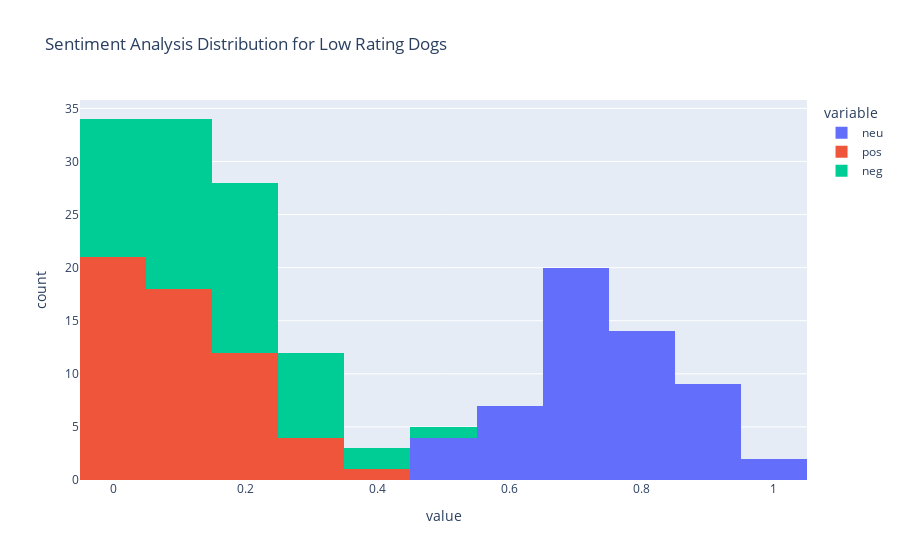

Notebook cell for this chart:
### Code cell
fig = px.histogram(df1, x=['neu','pos','neg'],title="Sentiment Analysis Distribution for Low Rating Dogs")
fig.show()

### Figure 1 — Plotly figure (JSON) as saved in the notebook; plotly's stock layout.template omitted (floating-point values rounded to 4 significant figures)
{"data": [{"alignmentgroup": "True", "bingroup": "x", "hovertemplate": "variable=neu<br>value=%{x}<br>count=%{y}<extra></extra>", "legendgroup": "neu", "marker": {"color": "#636efa", "pattern": {"shape": ""}}, "name": "neu", "offsetgroup": "neu", "orientation": "v", "showlegend": true, "type": "histogram", "x": [0.894, 0.703, 0.708, 0.901, 0.812, 0.561, 0.762, 0.667, 0.558, 0.834, 0.776, 0.588, 0.539, 0.667, 0.747, 0.826, 0.634, 0.712, 0.773, 0.684, 0.533, 0.68, 0.882, 0.648, 0.795, 0.859, 0.726, 0.847, 0.835, 0.712, 0.839, 0.64, 0.773, 0.797, 0.866, 1, 0.716, 0.714, 0.85, 0.729, 0.844, 0.598, 0.719, 0.874, 0.664, 1, 0.695, 0.907, 0.747, 0.873, 0.543, 0.728, 0.667, 0.812, 0.676, 0.494], "xaxis": "x", "yaxis": "y"}, {"alignmentgroup": "True", "bingroup": "x", "hovertemplate": "variable=pos<br>value=%{x}<br>count=%{y}<extra></extra>", "legendgroup": "pos", "marker": {"color": "#EF553B", "pattern": {"shape": ""}}, "name": "pos", "offsetgroup": "pos", "orientation": "v", "showlegend": true, "type": "histogram", "x": [0, 0, 0.119, 0, 0.128, 0.098, 0, 0.333, 0, 0, 0.122, 0.21, 0, 0.111, 0.253, 0.174, 0.129, 0.096, 0.227, 0.188, 0.198, 0, 0, 0, 0.205, 0.141, 0.165, 0, 0, 0.18, 0.161, 0.36, 0.099, 0.058, 0, 0, 0.069, 0, 0.093, 0, 0, 0.239, 0.184, 0.126, 0.137, 0, 0, 0, 0.124, 0.127, 0.295, 0.141, 0.107, 0.188, 0, 0.285], "xaxis": "x", "yaxis": "y"}, {"alignmentgroup": "True", "bingroup": "x", "hovertemplate": "variable=neg<br>value=%{x}<br>count=%{y}<extra></extra>", "legendgroup": "neg", "marker": {"color": "#00cc96", "pattern": {"shape": ""}}, "name": "neg", "offsetgroup": "neg", "orientation": "v", "showlegend": true, "type": "histogram", "x": [0.106, 0.297, 0.173, 0.099, 0.06, 0.34, 0.238, 0, 0.442, 0.166, 0.102, 0.202, 0.461, 0.222, 0, 0, 0.238, 0.192, 0, 0.128, 0.269, 0.32, 0.118, 0.352, 0, 0, 0.109, 0.153, 0.165, 0.109, 0, 0, 0.129, 0.145, 0.134, 0, 0.215, 0.286, 0.057, 0.271, 0.156, 0.163, 0.097, 0, 0.199, 0, 0.305, 0.093, 0.129, 0, 0.162, 0.131, 0.226, 0, 0.324, 0.221], "xaxis": "x", "yaxis": "y"}], "layout": {"barmode": "relative", "legend": {"title": {"text": "variable"}, "tracegroupgap": 0}, "title": {"text": "Sentiment Analysis Distribution for Low Rating Dogs"}, "xaxis": {"anchor": "y", "domain": [0, 1], "title": {"text": "value"}}, "yaxis": {"anchor": "x", "domain": [0, 1], "title": {"text": "count"}}}}
